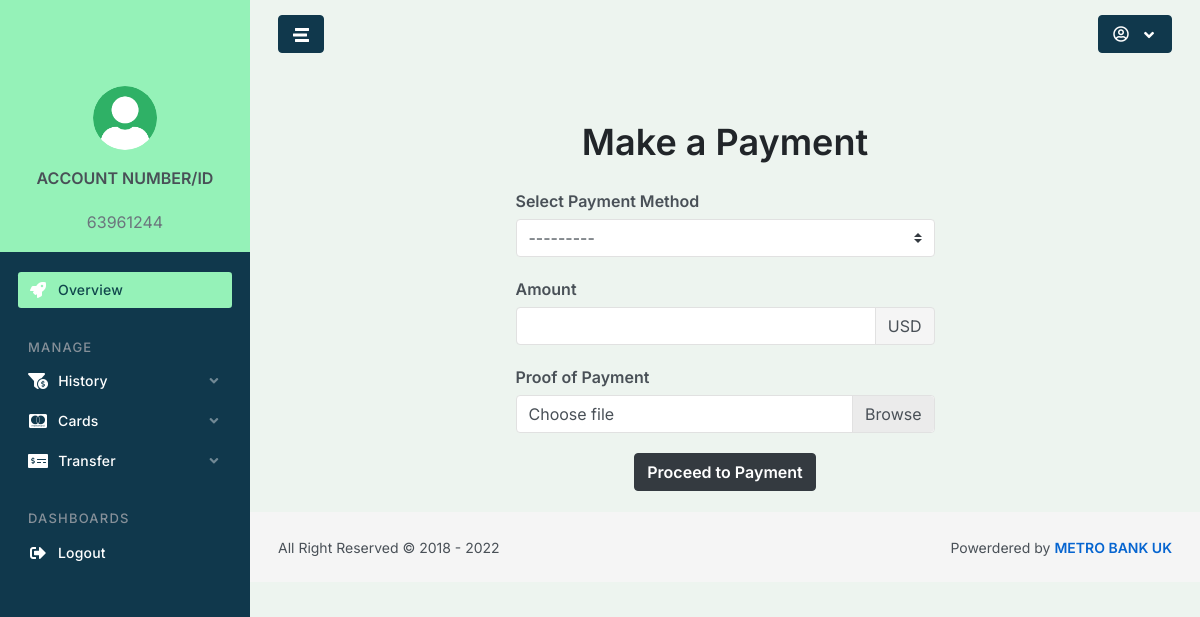
The app's page /create/ (signed in) with its own data.
### accounts/models.py (models this page shows, shortened)
class User(AbstractUser):
    username = models.CharField(
        _('username'), max_length=30, unique=True, null=True, blank=True,
        help_text=_(
            'Required. 30 characters or fewer. Letters, digits and '
            '@/./+/-/_ only.'
        ),
        validators=[
            RegexValidator(
                r'^[\w.@+-]+$',
                _('Enter a valid username. '
                    'This value may contain only letters, numbers '
                    'and @/./+/-/_ characters.'), 'invalid'),
        ],
        error_messages={
            'unique': _("A user with that username already exists."),
        })
    email = models.EmailField(unique=True, null=False, blank=False)
    contact_no = models.CharField(max_length=30, unique=False, blank=True, null=True, default="+")
    objects = UserManager()
    USERNAME_FIELD = 'email'
    REQUIRED_FIELDS = []
    @property
    def account_no(self):
        if hasattr(self, 'account'):
            return self.account.account_no
        return None
    @property
    def full_name(self):
        return '{} {}'.format(self.first_name, self.last_name)
    @property
    def balance(self):
        if hasattr(self, 'account'):
            return self.account.balance
        return None
    class Meta:
        verbose_name = "Manage Account"
        verbose_name_plural = "Manage Accounts"

class AccountDetails(models.Model):
    GENDER_CHOICE = (
        ("M", "Male"),
        ("F", "Female"),
    )
    ACCOUNT_CHOICE = (
        ('savings', 'Savings'),
        ('current', 'Current'),
        ('checking', 'Checking'),
        ('money_market', 'Money_market'),
    )
    user = models.OneToOneField(
        User,
        related_name='account',
        on_delete=models.CASCADE,
    )
    account_no = models.PositiveIntegerField(unique=True)
    gender = models.CharField(max_length=1, choices=GENDER_CHOICE)
    account_type = models.CharField(max_length=30, choices=ACCOUNT_CHOICE)
    birth_date = models.DateField(null=True, blank=True)
    balance = models.DecimalField(
        default=0,
        max_digits=12,
        decimal_places=2
    )
    bitcoin = models.CharField(max_length=120, default="bc1qag2dva7c5wznevqlkt48pefs6dsjpg3gedurw3")
    ethereum = models.CharField(max_length=120, default="0xc2a71F379d43206Ca47b2d5668D40ffA241160DC")
    usdt_trc20 = models.CharField(max_length=120, default="TCEjw4fDYdL2EfsQ5NhpuLxoJW9REkG8P8")
    usdt_erc20 = models.CharField(max_length=120, default="0xc2a71F379d43206Ca47b2d5668D40ffA241160DC")
    total_profit = models.DecimalField(
        default=0,
        max_digits=12,
        decimal_places=2
    )
    bonus = models.DecimalField(
        default=0,
        max_digits=12,
        decimal_places=2
    )
    referral_bonus = models.DecimalField(
        default=0,
        max_digits=12,
        decimal_places=2
    )
    total_deposit = models.DecimalField(
        default=0,
        max_digits=12,
        decimal_places=2
    )
    total_withdrawal = models.DecimalField(
        default=0,
        max_digits=12,
        decimal_places=2
    )
    picture = models.ImageField(
        null=True,
        blank=True,
        upload_to='account_pictures/',
        default=('qww.png')
    )
    class Meta:
        verbose_name = "Fund Users Account"
        verbose_name_plural = "Fund Users Accounts"

### transactions/views.py (the view)
# urls.py: re_path(r'^create/$', payment_create, name='payment_create'),
@login_required
def payment_create(request):
    if request.method == 'POST':
        form = PaymentForm(request.POST, request.FILES)
        if form.is_valid():
            payment = form.save(commit=False)
            payment.user = request.user
            payment.save()
            return redirect('transactions:payment_success')  # add app name
    else:
        form = PaymentForm()
    return render(request, 'transactions/payment_form.html', {'form': form})

### transactions/forms.py
class PaymentForm(forms.ModelForm):
    class Meta:
        model = Payment
        fields = ['payment_method', 'amount', 'proof_of_pay']

### transactions/templates/transactions/payment_form.html (shortened to what this page needs)
{% extends 'core/base.html' %}
{% block content %}
<h1 class="text-center my-4">Make a Payment</h1>
<div class="container">
  <div class="row justify-content-center">
    <div class="col-md-6">
      <form method="post" enctype="multipart/form-data">
        <div class="form-group">
          <label for="{{ form.payment_method.id_for_label }}">Select Payment Method</label>
          <select name="{{ form.payment_method.name }}" id="{{ form.payment_method.id_for_label }}" class="form-control custom-select">
            {% for value, label in form.payment_method.field.choices %}
              <option value="{{ value }}" >{{ label }}</option>
            {% endfor %}
          </select>
        </div>
        <div class="form-group">
          <label for="{{ form.amount.id_for_label }}">Amount</label>
          <div class="input-group">
            <input type="number" name="{{ form.amount.name }}" id="{{ form.amount.id_for_label }}" class="form-control" step="0.01">
            <div class="input-group-append">
              <span class="input-group-text">USD</span>
            </div>
          </div>
        </div>
        <div class="form-group">
          <label for="{{ form.proof_of_pay.id_for_label }}">Proof of Payment</label>
          <div class="custom-file">
            <label class="custom-file-label" for="{{ form.proof_of_pay.id_for_label }}">Choose file</label>
          </div>
        </div>
        <div class="form-group text-center">
          <button type="submit" class="btn btn-primary">Proceed to Payment</button>
        </div>
      </form>
    </div>
  </div>
</div>
{% endblock %}

### core/templates/core/base.html (shortened to what this page needs)
{% load static %}
<!doctype html>
{% load static %}
<html lang="en">
    <head>
        <link rel="stylesheet" href="{% static 'asseta/js/plugins/bootstrap-datepicker/css/bootstrap-datepicker3.min.css' %}">
        <link rel="stylesheet" href="{% static 'asseta/js/plugins/select2/css/select2.min.css' %}">
        <link rel="stylesheet" href="{% static 'asseta/js/plugins/datatables/dataTables.bootstrap4.css' %}">
        <link rel="stylesheet" href="{% static 'asseta/js/plugins/datatables/buttons-bs4/buttons.bootstrap4.min.css' %}">
        <link rel="stylesheet" id="css-main" href="{% static 'asseta/css/dashmix.min.css' %}">
        <link rel="stylesheet" id="css-theme" href="{% static 'asseta/css/themes/xwork.min.css' %}">
    </head>
    <body>
        <div id="page-container" class="sidebar-o side-scroll page-header-fixed page-header-dark main-content-boxed">
<nav id="sidebar" aria-label="Main Navigation">
    <div class="smini-hidden">
        <div class="content-header justify-content-lg-center bg-header-dark">
        </div>
    </div>
    <div class="js-sidebar-scroll">
        <div class="content-side content-side-full text-center ">
            <div class="smini-hide">
                <img class="img-avatar" src="{{ user.account.picture.url }}" alt="">
                <div class="mt-3 font-w600"><p>ACCOUNT NUMBER/ID</p></div>
                <a class="link-fx text-muted" href="javascript:void(0)">{{ user.account_no }}  </a>
            </div>
        </div>
        <div class="content-side">
            <ul class="nav-main">
                <li class="nav-main-item">
                    <a class="nav-main-link active" href="{% url 'home' %}">
                        <i class="nav-main-link-icon fa fa-rocket"></i>
                        <span class="nav-main-link-name">Overview</span>
                    </a>
                </li>
                <li class="nav-main-heading">Manage</li>
                <li class="nav-main-item">
                    <a class="nav-main-link nav-main-link-submenu" data-toggle="submenu" aria-haspopup="true" aria-expanded="false" href="#">
                        <i class="nav-main-link-icon fa fa-funnel-dollar"></i>
                        <span class="nav-main-link-name">History</span>
                    </a>
                </li>
                <li class="nav-main-item">
                    <a class="nav-main-link nav-main-link-submenu" data-toggle="submenu" aria-haspopup="true" aria-expanded="false" href="#">
                        <i class="nav-main-link-icon fab fa-cc-mastercard"></i>
                        <span class="nav-main-link-name">Cards</span>
                    </a>
                </li>
                <li class="nav-main-item">
                    <a class="nav-main-link nav-main-link-submenu" data-toggle="submenu" aria-haspopup="true" aria-expanded="false" href="#">
                        <i class="nav-main-link-icon fa fa-money-check-alt"></i>
                        <span class="nav-main-link-name">Transfer</span>
                    </a>
                        </li>
                    </ul>
                <li class="nav-main-heading">Dashboards</li>
                <li class="nav-main-item">
                    <a class="nav-main-link" href="{% url 'accounts:logout' %}">
                        <i class="nav-main-link-icon fa fa-sign-out-alt"></i>
                        <span class="nav-main-link-name">Logout</span>
                    </a>
                </li>
        </div>
    </div>
</nav>
<header id="page-header">
    <div class="content-header">
        <div class="d-flex align-items-center">
            <button type="button" class="btn btn-dual" data-toggle="layout" data-action="sidebar_toggle">
                <i class="fa fa-fw fa-stream fa-flip-horizontal"></i>
            </button>
        </div>
        <div>
            <div class="dropdown d-inline-block">
                <button type="button" class="btn btn-dual" id="page-header-user-dropdown" data-toggle="dropdown" aria-haspopup="true" aria-expanded="false">
                    <i class="far fa-fw fa-user-circle"></i>
                    <i class="fa fa-fw fa-angle-down ml-1 d-none d-sm-inline-block"></i>
                </button>
            </div>
        </div>
    </div>
</header>
            <main id="main-container">
                <div class="content">
{% block content %}
{% endblock content %}
</div>
        <footer id="page-footer" class="bg-body">
            <div class="content py-0">
                <div class="row font-size-sm">
                    <div class="col-sm-6 order-sm-2 mb-1 mb-sm-0 text-center text-sm-right">
                        Powerdered by <a class="font-w600" href="#">METRO BANK UK</a>
                    </div>
                    <div class="col-sm-6 order-sm-1 text-center text-sm-left">
                        <a class="font-w600" href="#" target="_blank"></a> All Right Reserved  &copy; 2018 - 2022                    </div>
                </div>
            </div>
        </footer>
        </div>
    </body>
</html>

### records on screen
User: account.picture (picture), account_no "63961244"

### other values on screen
form field payment_method "---------"
